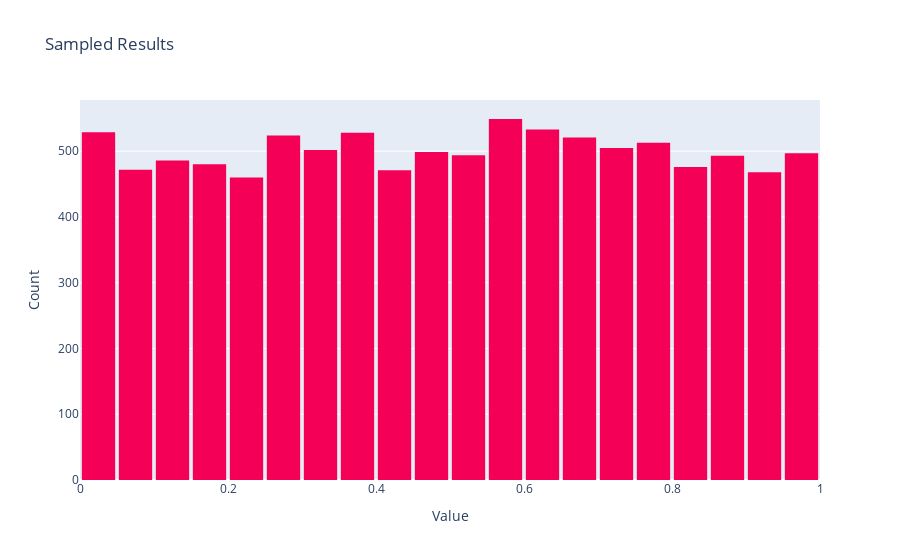

Write notebook code for a chart like this one.
### Markdown cell above
#### (2) plotly.graph_objects 로 그려보기

### Code cell
import plotly.graph_objects as go

fig = go.Figure()

fig.add_trace(
    go.Histogram(
        x = df['A'],  # 여기서는 y가 필요없고, x만 쓰인다. 
        name = 'A',
        xbins = dict(
            start = 0,
            end = 1.0,
            size = 0.05
        ),
        marker_color = '#F50057'
    )
) 

fig.update_layout({
    
    'title' : 'Sampled Results',
    
    'xaxis' : {
        'title' : 'Value'},
    
    'yaxis' : {
        'title' : 'Count'},
    
    'bargap' : 0.1
    }
)


# layout은 아래처럼도 표현 할 수 있다.

# fig.update_layout(
#     title_text='Sampled Results', # title of plot
#     xaxis_title_text='Value', # xaxis label
#     yaxis_title_text='Count', # yaxis label
#     bargap=0.1, # gap between bars of adjacent location coordinates

# )


fig.show()

### Figure 1 — Plotly figure (JSON) as saved in the notebook; plotly's stock layout.template omitted (floating-point values rounded to 4 significant figures; data arrays with more than 128 entries replaced by an {"elided": "..."} marker saying what was removed)
{"data": [{"marker": {"color": "#F50057"}, "name": "A", "type": "histogram", "x": {"elided": "10000 float values"}, "xbins": {"end": 1, "size": 0.05, "start": 0}}], "layout": {"bargap": 0.1, "title": {"text": "Sampled Results"}, "xaxis": {"title": {"text": "Value"}}, "yaxis": {"title": {"text": "Count"}}}}
